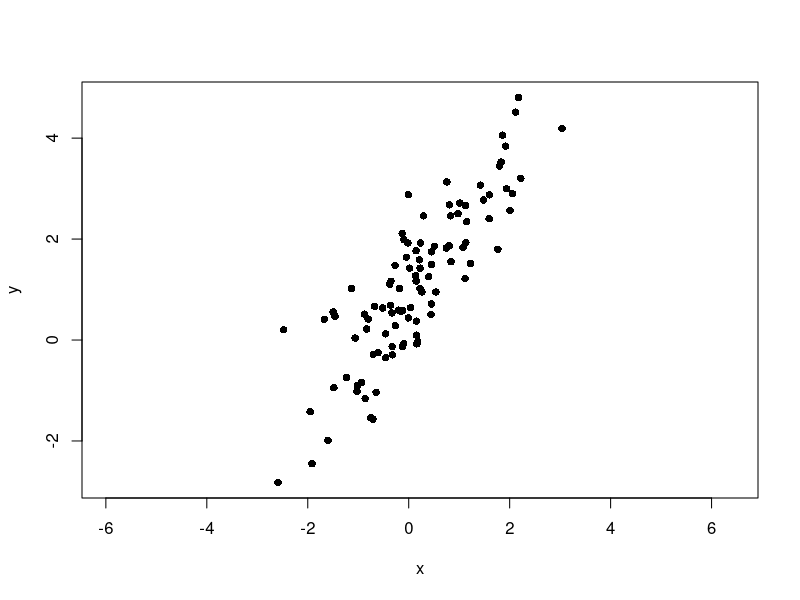
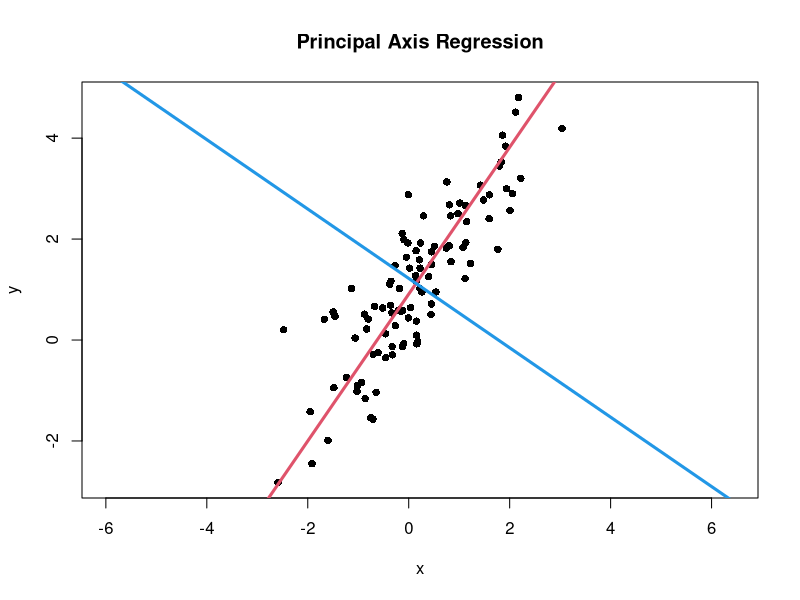
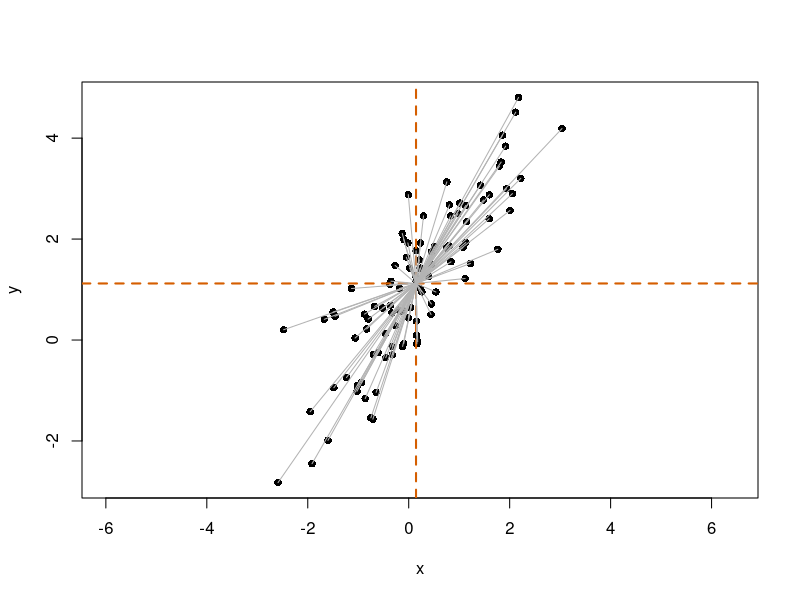
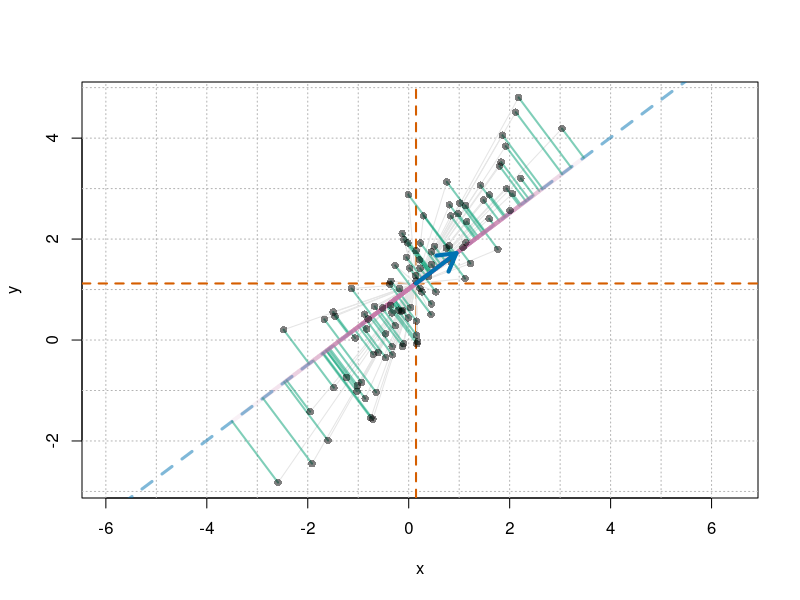
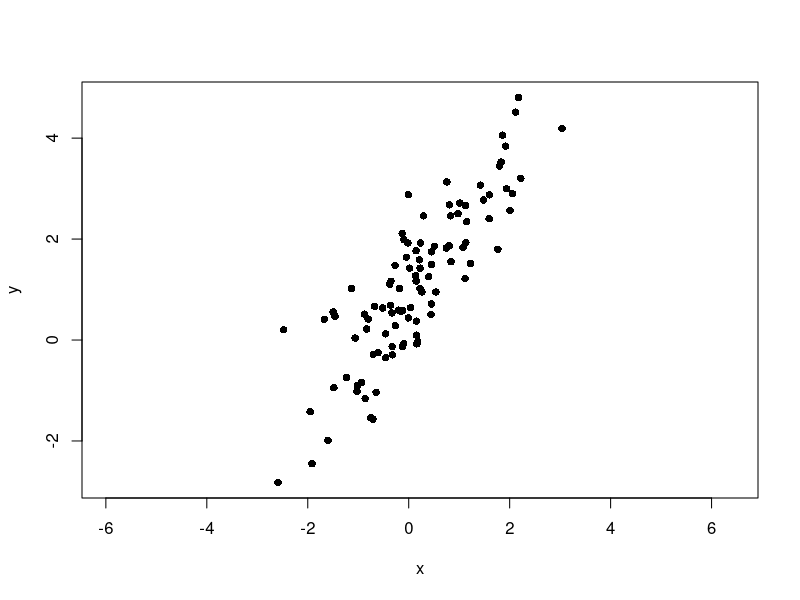
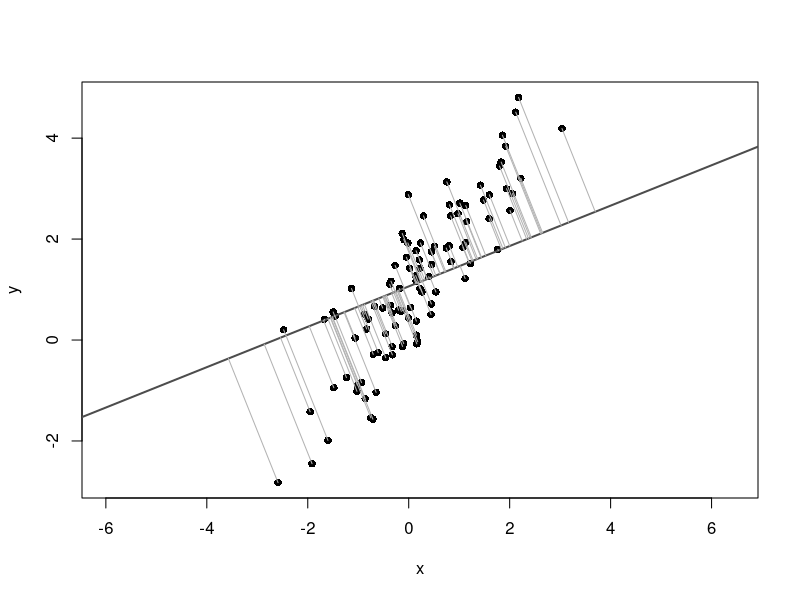
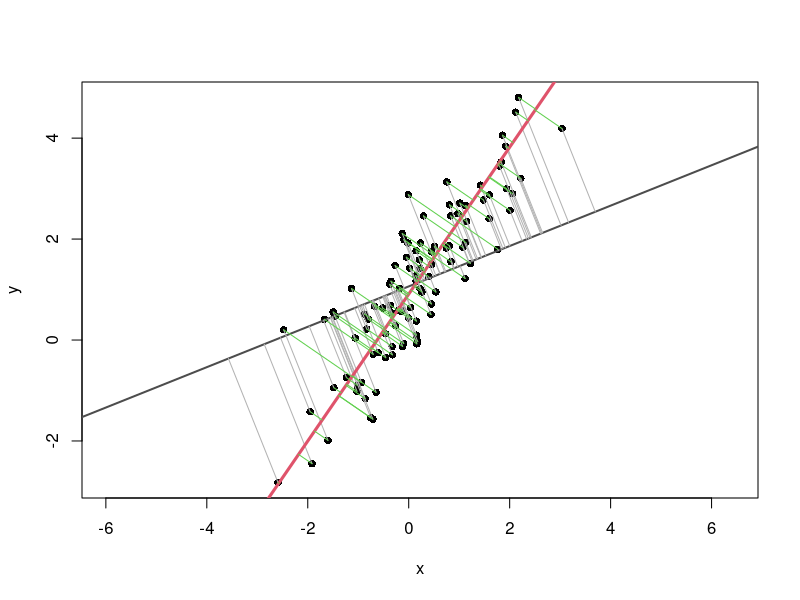
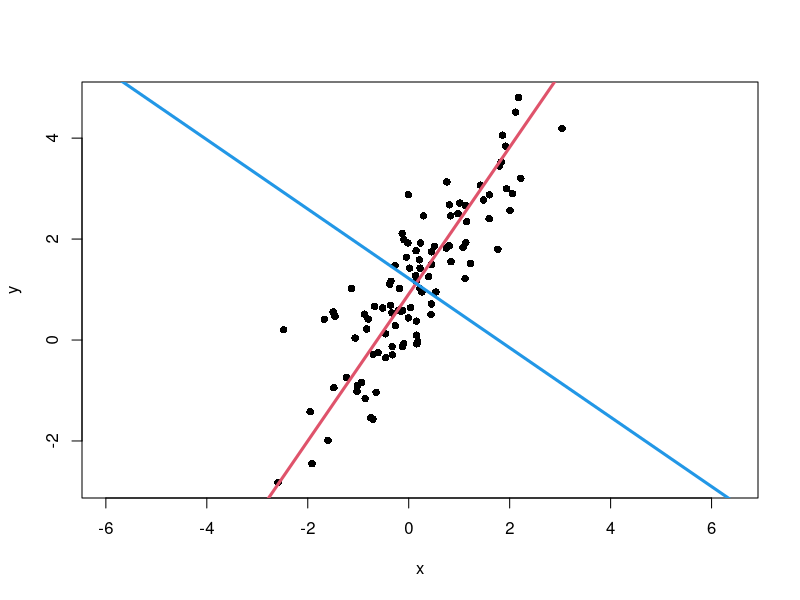

Here is the R script that generated these plots, in order:
## ---- chunk 1
set.seed(123)
n <- 100
beta <- 1.5
alpha <- 1

# Scores along the principal-axis direction
t <- rnorm(n, mean = 0, sd = 2)

# Noise orthogonal to the principal axis
e <- rnorm(n, mean = 0, sd = 0.5)

# Direction vector for the principal axis and the orthogonal direction
v1 <- c(1, beta) / sqrt(1 + beta^2)
v2 <- c(-beta, 1) / sqrt(1 + beta^2)

x <- t * v1[1] + e * v2[1]
y <- alpha + t * v1[2] + e * v2[2]

plot(x, y, asp = 1, pch = 16)
## ---- chunk 2
cov_matrix <- cov(cbind(x, y))
cov_matrix
## ---- chunk 3
eigen_result <- eigen(cov_matrix, symmetric = TRUE)
eigen_result
## ---- chunk 4
eigen_values <- eigen_result$values
eigen_vectors <- eigen_result$vectors

print(paste("Eigenvalue of the first principal axis:", eigen_values[1]))
print(paste("Eigenvalue of the second principal axis:", eigen_values[2]))
print(paste(
  "Eigenvector of the first principal axis: (",
  eigen_vectors[1, 1],
  ", ",
  eigen_vectors[2, 1],
  ")",
  sep = ""
))
print(paste(
  "Eigenvector of the second principal axis: (",
  eigen_vectors[1, 2],
  ", ",
  eigen_vectors[2, 2],
  ")",
  sep = ""
))
## ---- chunk 5
# Slopes of the first and second principal axes
major_axis_slope <- eigen_vectors[2, 1] / eigen_vectors[1, 1]
minor_axis_slope <- eigen_vectors[2, 2] / eigen_vectors[1, 2]

# Calculate intercepts so that the lines pass through the data center
major_axis_intercept <- mean(y) - major_axis_slope * mean(x)
minor_axis_intercept <- mean(y) - minor_axis_slope * mean(x)

# Plot data points and the main directions of variation
plot(x, y, asp = 1, pch = 16, main = "Principal Axis Regression")

# Add the first principal axis
abline(
  a = major_axis_intercept,
  b = major_axis_slope,
  col = 2,
  lwd = 3
)

# Add the second principal axis
abline(
  a = minor_axis_intercept,
  b = minor_axis_slope,
  col = 4,
  lwd = 3
)
## ---- chunk 6
# Mean-centered coordinates
z <- scale(cbind(x, y), center = TRUE, scale = FALSE)
plot(x, y, asp = 1, pch = 16)
abline(h = mean(y), v = mean(x), col = "#D55E00", lwd = 2, lty = 2)
# Draw vectors from the mean point to each point
for (i in 1:n) {
  segments(mean(x), mean(y), x[i], y[i], col = "gray70")
}
## ---- chunk 7
# Mean-centered coordinates
z <- scale(cbind(x, y), center = TRUE, scale = FALSE)

# Mean point
mx <- mean(x)
my <- mean(y)

u <- c(0.8, 0.6) # direction vector u
u <- u / sqrt(sum(u^2)) # normalize to a unit vector just in case

# Projection scalar s_i for each point in direction u
s <- as.vector(z %*% u)
# Projected point: mean point + s_i u
proj_x <- mx + s * u[1]
proj_y <- my + s * u[2]

# Draw
plot(x, y, asp = 1, pch = 16, type = "n")
usr <- par("usr") # plotting range

# Grid with spacing of 1
abline(
  v = seq(floor(usr[1]), ceiling(usr[2]), by = 1),
  col = "gray70",
  lty = "dotted"
)
abline(
  h = seq(floor(usr[3]), ceiling(usr[4]), by = 1),
  col = "gray70",
  lty = "dotted"
)

# Vertical and horizontal lines through the mean
abline(h = my, v = mx, col = "#D55E00", lwd = 2, lty = 2)

# Line representing direction u
if (abs(u[1]) < .Machine$double.eps) {
  abline(
    v = mx,
    col = adjustcolor("#0072B2", alpha.f = 0.5),
    lwd = 3,
    lty = "dashed"
  )
} else {
  abline(
    a = my - (u[2] / u[1]) * mx,
    b = u[2] / u[1],
    col = adjustcolor("#0072B2", alpha.f = 0.5),
    lwd = 3,
    lty = "dashed"
  )
}

# Mean-centered vector z_i for each point
for (i in seq_along(x)) {
  segments(mx, my, x[i], y[i], col = "gray90")
}

# Perpendicular from each point to the projection point:
# residual not explained by direction u
for (i in seq_along(x)) {
  segments(
    x[i],
    y[i],
    proj_x[i],
    proj_y[i],
    col = adjustcolor("#009E73", alpha.f = 0.5),
    lwd = 2
  )
}

# From mean point to projected point: s_i u
for (i in seq_along(x)) {
  segments(
    mx,
    my,
    proj_x[i],
    proj_y[i],
    col = adjustcolor("#CC79A7", alpha.f = 0.1),
    lwd = 4
  )
}

# Original points
points(x, y, pch = 16, col = adjustcolor("black", alpha.f = 0.5))

# Arrow for direction vector u
arrows(
  mx,
  my,
  mx + u[1],
  my + u[2],
  col = "#0072B2",
  lwd = 4,
  length = 0.2
)
## ---- chunk 8
set.seed(123)
n <- 100
beta <- 1.5
alpha <- 1
t <- rnorm(n, mean = 0, sd = 2)
e <- rnorm(n, mean = 0, sd = 0.5)
v1 <- c(1, beta) / sqrt(1 + beta^2)
v2 <- c(-beta, 1) / sqrt(1 + beta^2)
x <- t * v1[1] + e * v2[1]
y <- alpha + t * v1[2] + e * v2[2]
plot(x, y, asp = 1, pch = 16)
## ---- chunk 9
# Covariance matrix and eigenvectors
S <- cov(cbind(x, y))
eg <- eigen(S, symmetric = TRUE)

# Direction of the first principal axis
u1 <- eg$vectors[, 1]
if (u1[1] < 0) {
  u1 <- -u1
}
## ---- chunk 10
# Data center
center <- c(mean(x), mean(y))

u0 <- c(1, 0.4) # comparison direction vector
u0 <- u0 / sqrt(sum(u0^2)) # normalize to a unit vector

# Function to calculate projected points on the line
get_foot_points <- function(x, y, u, center) {
  X <- cbind(x - center[1], y - center[2])
  score <- as.vector(X %*% u) # calculate projection scores for each point
  foot_centered <- outer(score, u) # calculate projected points from the scores
  foot <- sweep(foot_centered, 2, center, "+") # add the center
  foot
}

# Calculate projected points for each point
foot0 <- get_foot_points(x, y, u0, center)
foot1 <- get_foot_points(x, y, u1, center)
## ---- chunk 11
plot(x, y, asp = 1, pch = 16, xlab = "x", ylab = "y")
abline(
  a = center[2] - (u0[2] / u0[1]) * center[1],
  b = u0[2] / u0[1],
  col = "gray30",
  lwd = 2
)
segments(x, y, foot0[, 1], foot0[, 2], col = "gray70")
## ---- chunk 12
plot(x, y, asp = 1, pch = 16, xlab = "x", ylab = "y")
# Line and distances for the comparison direction
abline(
  a = center[2] - (u0[2] / u0[1]) * center[1],
  b = u0[2] / u0[1],
  col = "gray30",
  lwd = 2
)
segments(x, y, foot0[, 1], foot0[, 2], col = "gray70")

# Line and distances for the first principal-axis direction
abline(
  a = center[2] - (u1[2] / u1[1]) * center[1],
  b = u1[2] / u1[1],
  col = 2,
  lwd = 3
)
segments(x, y, foot1[, 1], foot1[, 2], col = 3)
## ---- chunk 13
# Sum of squared distances from the line for the comparison direction
sum(rowSums((cbind(x, y) - foot0)^2))
# Sum of squared distances from the line for the first principal-axis direction
sum(rowSums((cbind(x, y) - foot1)^2))
## ---- chunk 14
u2 <- eigen_vectors[, 2]
if (u2[1] < 0) {
  u2 <- -u2
}

plot(x, y, asp = 1, pch = 16, xlab = "x", ylab = "y")
# First principal-axis line
abline(
  a = center[2] - (u1[2] / u1[1]) * center[1],
  b = u1[2] / u1[1],
  col = 2,
  lwd = 3
)
# Second principal-axis line
abline(
  a = center[2] - (u2[2] / u2[1]) * center[1],
  b = u2[2] / u2[1],
  col = 4,
  lwd = 3
)
